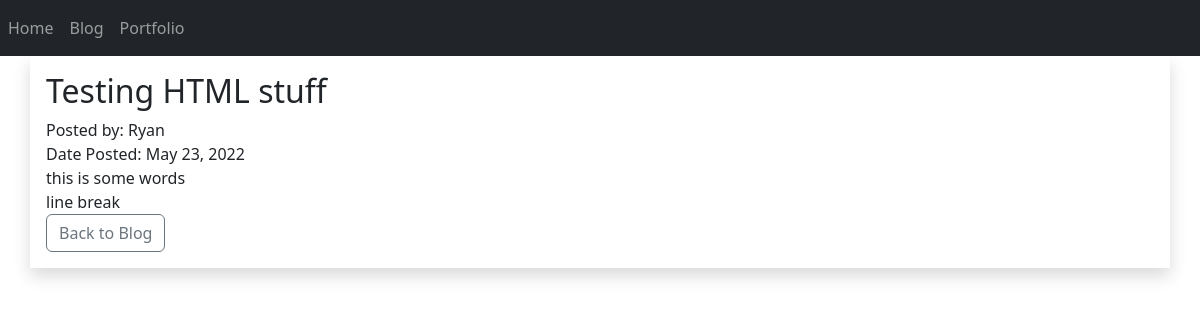
The app's page /blog/6 with its own data.
### models.py (models this page shows)
class Blogpost(db.Model):
    id = db.Column(db.Integer, primary_key=True)
    title = db.Column(db.String(255))
    content = db.Column(db.Text)
    author = db.Column(db.String(255))
    date_posted = db.Column(db.DateTime, default=datetime.utcnow())
    slug = db.Column(db.String(255))
    poster_id = db.Column(db.Integer, db.ForeignKey('users.id'))
    post_thumbnail = db.Column(db.String(), nullable=True)

### app.py (the view)
@app.route('/blog/<int:id>')
def post(id):
    post = Blogpost.query.get_or_404(id)
    return render_template('post.html', post=post, page=f"Post {id}")

### templates/post.html (shortened to what this page needs)
{% extends 'base.html' %}
{% block content %}
<div class="container shadow p-3 mb-5 bg-body">
    <h2>{{ post.title }}</h2>
    <span>Posted by: {{ post.author }}</span></br>
    <span>Date Posted: {{ post.date_posted.strftime('%B %d, %Y') }}</span><br/>
    {{ post.content | safe }}<br/>
    <a href="{{ url_for('blog') }}" class="btn btn-outline-secondary btn-small">Back to Blog</a>
{% endblock %}

### records on screen
Blogpost: title "Testing HTML stuff", author "Ryan", date_posted "May 23, 2022", content "this is some words line break"
